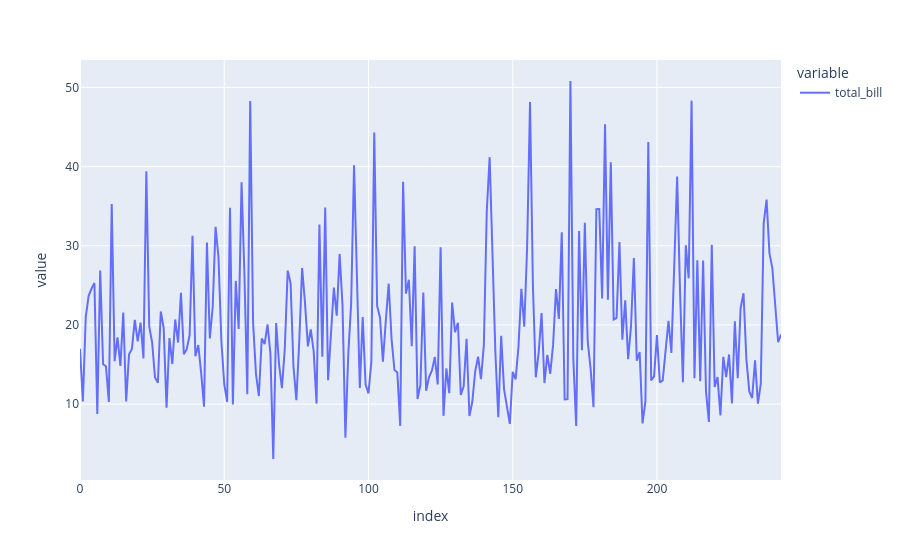

Notebook cell for this chart:
### Code cell
px.line(data["total_bill"])

### Figure 1 — Plotly figure (JSON) as saved in the notebook; plotly's stock layout.template omitted (floating-point values rounded to 4 significant figures; data arrays with more than 128 entries replaced by an {"elided": "..."} marker saying what was removed)
{"data": [{"hovertemplate": "variable=total_bill<br>index=%{x}<br>value=%{y}<extra></extra>", "legendgroup": "total_bill", "line": {"color": "#636efa", "dash": "solid"}, "marker": {"symbol": "circle"}, "mode": "lines", "name": "total_bill", "orientation": "v", "showlegend": true, "type": "scatter", "x": {"elided": "244 int values"}, "xaxis": "x", "y": {"elided": "244 float values"}, "yaxis": "y"}], "layout": {"legend": {"title": {"text": "variable"}, "tracegroupgap": 0}, "margin": {"t": 60}, "xaxis": {"anchor": "y", "domain": [0, 1], "title": {"text": "index"}}, "yaxis": {"anchor": "x", "domain": [0, 1], "title": {"text": "value"}}}}
